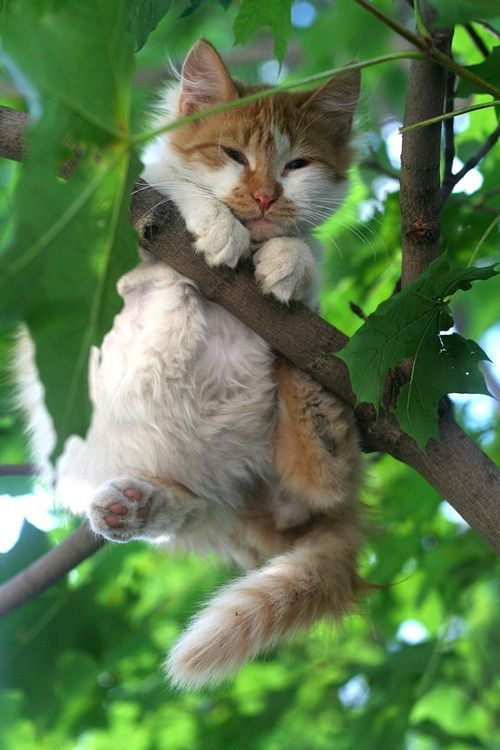
#> input picture cuitie pie.jpg, 500 x 750 px, found by its file name
$ python contour.py
#> lines starting #> are read from the running program, lines starting #| are printed output that depends on the picture; after the words box and inside, x2 and y2 are one past the last pixel; in counts of white or black regions, pixels touching at a corner belong together
import cv2 as cv
import numpy as np

def resize(frame , scale = 0.75):
    width = int(frame.shape[0] * scale)
    height = int(frame.shape[1] * scale)

    dimension = (height, width)

    return cv.resize(frame , dimension , interpolation=cv.INTER_AREA)

img= cv.imread('opencv/cuitie pie.jpg')
#> img is the input picture: shape (750, 500, 3); mean B, G, R 79.2, 123.1, 92.7
cv.imshow("cutie pie", img)

blank = np.zeros(img.shape, dtype='uint8')
# cv.imshow('blank', blank)

gray = cv.cvtColor(img, cv.COLOR_BGR2GRAY)
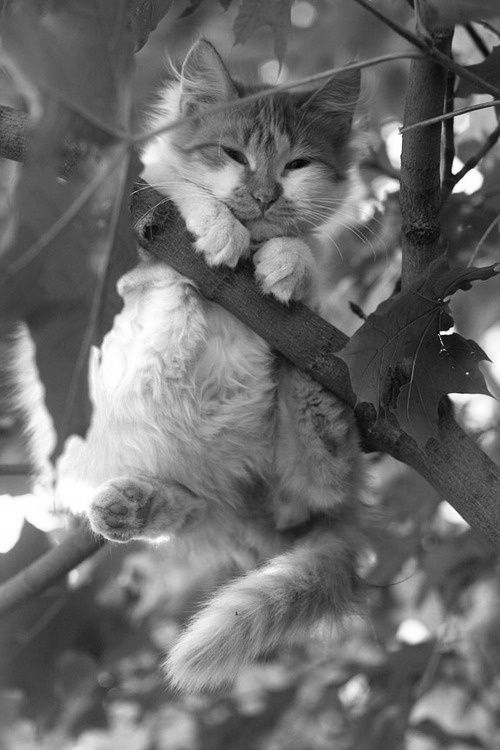
#> gray: shape (750, 500); min 0, max 255, mean 109
# cv.imshow("gary cutie pie", gray)

blur = cv.GaussianBlur(img, (3,3), cv.BORDER_DEFAULT)
# cv.imshow('jav cutie pie', blur)

canny= cv.Canny(blur, 125, 175)
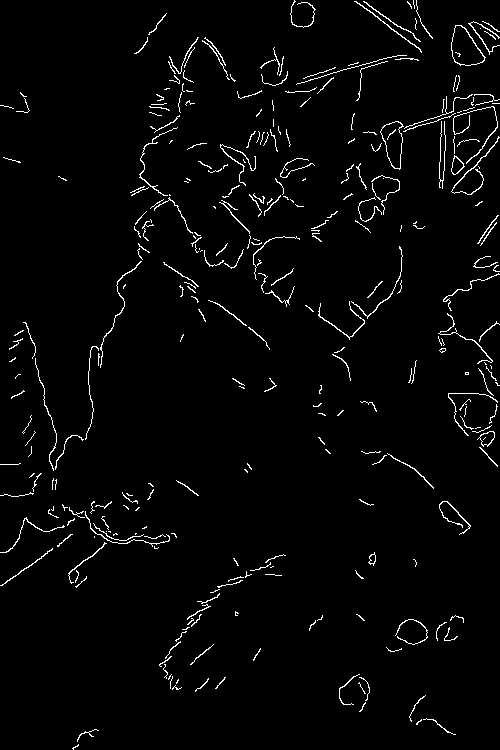
#> canny: shape (750, 500); 2.6% white in thin lines or dots
cv.imshow("canny and jav cutie pie", canny)

contour, hierarchy = cv.findContours(canny, cv.RETR_CCOMP, cv.CHAIN_APPROX_SIMPLE)
#> contour = 322 contours, 285 with area under 20; largest, box (x1, y1, x2, y2) and area: (451, 25, 486, 66) 870, (451, 25, 485, 66) 839, (380, 121, 404, 170) 686, (380, 121, 403, 169) 667, (477, 431, 495, 447) 148
print(len(contour))
#| 322

ret, thres = cv.threshold(gray, 125, 275 , cv.THRESH_BINARY)
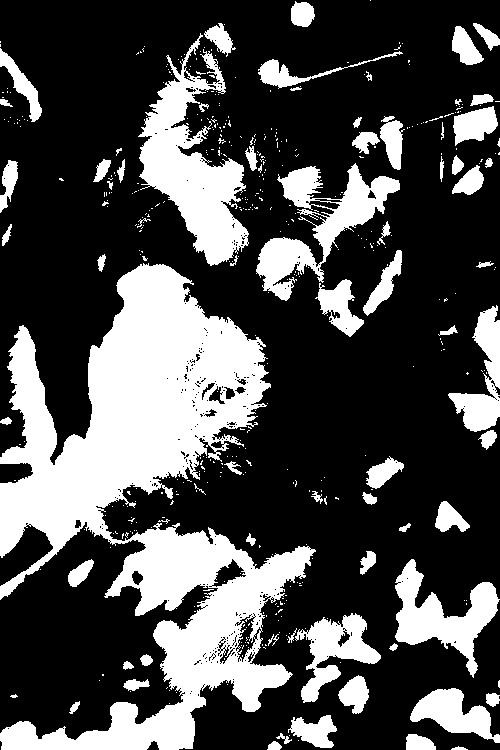
#> thres: shape (750, 500); 29.9% white; 474 white regions (403 under 20 px), largest, box (x1, y1, x2, y2) and area: (0, 263, 316, 750) 63810, (138, 33, 249, 266) 10622, (256, 163, 400, 301) 6468
cv.imshow("thresh", thres)

cv.drawContours(blank, contour, -1, (250,0,100), 1)
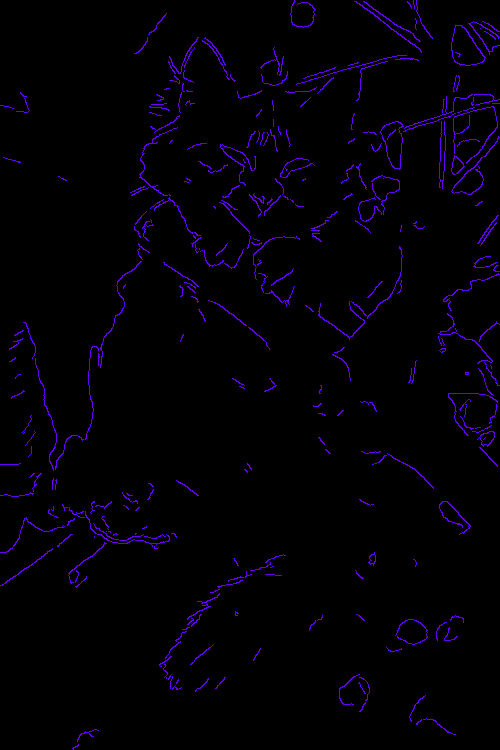
#> blank: shape (750, 500, 3); mean of channels 0, 1, 2 6.5, 0, 2.6; drawn as B, G, R
cv.imshow('contour', blank)

cv.waitKey(0)
cv.destroyAllWindows()

$ run again, with koala.jpeg copied over cuitie pie.jpg
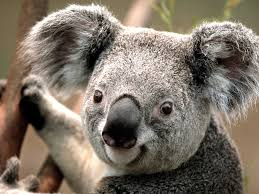
#> input picture koala.jpeg, 259 x 194 px, found by its file name
#> img is the input picture: shape (194, 259, 3); mean B, G, R 102.4, 115.1, 125.6
#> `canny= cv.Canny(blur, 125, 175)`:
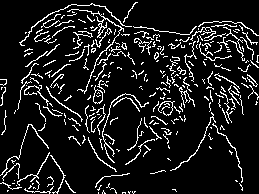
#> canny: shape (194, 259); 10.9% white in thin lines or dots
#> contour = 281 contours, 268 with area under 20; largest, box (x1, y1, x2, y2) and area: (93, 85, 103, 104) 100, (93, 89, 103, 104) 91, (67, 9, 124, 94) 88, (19, 3, 132, 46) 48, (102, 93, 149, 163) 42
#| 281
#> thres: shape (194, 259); 43.4% white; 168 white regions (155 under 20 px), largest, box (x1, y1, x2, y2) and area: (16, 0, 259, 194) 19217, (0, 127, 49, 194) 1263, (137, 117, 158, 145) 206
#> `cv.drawContours(blank, contour, -1, (250,0,100), 1)`:
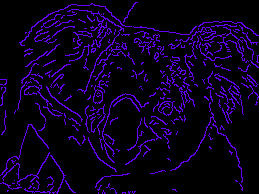
#> blank: shape (194, 259, 3); mean of channels 0, 1, 2 27.1, 0, 10.9; drawn as B, G, R

$ run again, with mushroooms.jpeg copied over cuitie pie.jpg
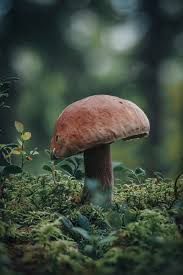
#> input picture mushroooms.jpeg, 183 x 275 px, found by its file name
#> img is the input picture: shape (275, 183, 3); mean B, G, R 62.1, 74.8, 63.8
#> `canny= cv.Canny(blur, 125, 175)`:
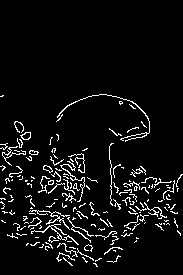
#> canny: shape (275, 183); 6% white in thin lines or dots, all inside (x1, y1, x2, y2) = (0, 94, 183, 267)
#> contour = 175 contours, 163 with area under 20; largest, box (x1, y1, x2, y2) and area: (20, 132, 31, 140) 53, (21, 132, 31, 140) 44, (31, 224, 79, 245) 40, (57, 94, 150, 142) 36, (43, 165, 53, 173) 36
#| 175
#> thres: shape (275, 183); 8.2% white; 211 white regions (194 under 20 px), largest, box (x1, y1, x2, y2) and area: (57, 95, 150, 134) 1542, (96, 25, 137, 76) 1158, (76, 22, 95, 37) 190
#> `cv.drawContours(blank, contour, -1, (250,0,100), 1)`:
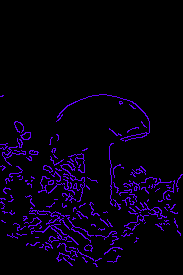
#> blank: shape (275, 183, 3); mean of channels 0, 1, 2 15, 0, 6; drawn as B, G, R
